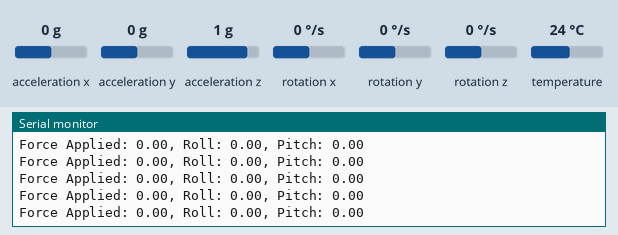
Recording of a sketch running on a simulated Arduino Leonardo, built with avr-gcc and run on an emulated ATmega32U4. Shown: the last lines printed to the serial monitor. Inputs (shaded band) come from the test bench; at power-on: acceleration x 0 g, acceleration y 0 g, acceleration z 1 g, rotation x 0 °/s, rotation y 0 °/s, rotation z 0 °/s, temperature 24 °C.

Above: at 9.7 s.
9.8 s: acceleration x set to -1.4 g
At 9.86 s:
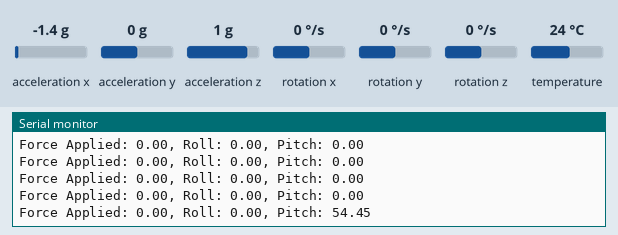
12.8 s: acceleration y set to -1.4 g
At 12.81 s:
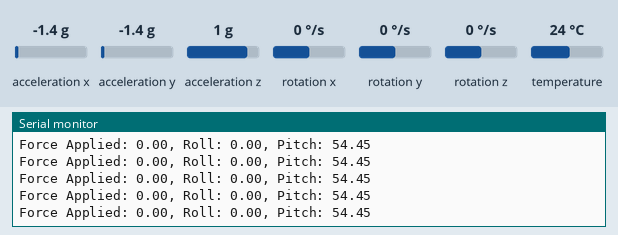
14.3 s: acceleration z set to -1.4 g
At 14.31 s:
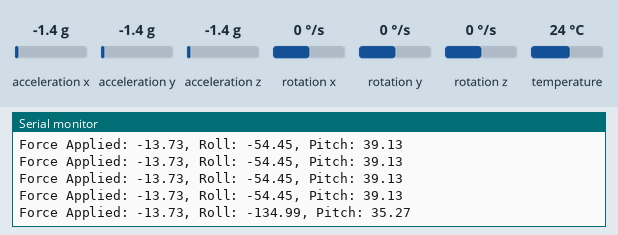
Timing chart, 0 to 17.3 s (numbered marks = the images above; inputs shaded):
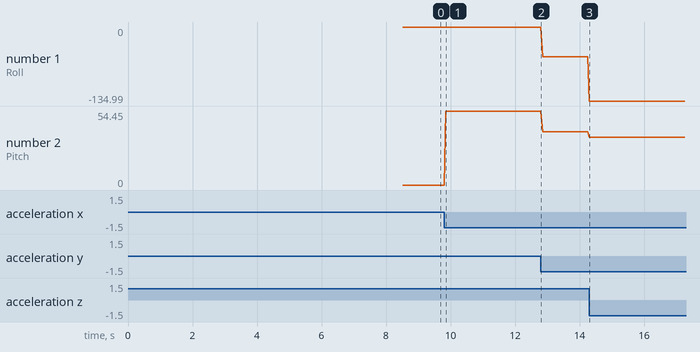

The sketch:

optimized_readings.ino
```cpp
// Basic demo for accelerometer readings from Adafruit MPU6050

#include <Adafruit_MPU6050.h>
#include <Adafruit_Sensor.h>
#include <Wire.h>
#include <Math.h>

#define X 0
#define Y 1
#define Z 2

#define ACCELEROMETER_SENSITIVITY 16384
#define GYROSCOPE_SENSITIVITY 131
#define dt 0.01

Adafruit_MPU6050 mpu;
float calibrationOffsets[3];
float correctedAcceleration[3];
int calibrated;

float pitch = 0;
float roll = 0;
float yaw = 0;
float gyrData[3];

double accRot[3];
double gyrRot[3];
double rotation[3];
double timeStep, time, timePrev;
int i = 0;

void calibrateMPU(Adafruit_MPU6050 mpu);
void complementaryFilter(short accData[3], short gyrData[3], float *pitch, float *roll);
void compFilter(float accData[3], float gyrData[3], double * rotation);

void setup(void) {
  Serial.begin(115200);
  while (!Serial)
    delay(10); // will pause Zero, Leonardo, etc until serial console opens

  Serial.println("Adafruit MPU6050 test!");

  // Try to initialize!
  if (!mpu.begin()) {
    Serial.println("Failed to find MPU6050 chip");
    while (1) {
      delay(10);
    }
  }
  Serial.println("MPU6050 Found!");

  mpu.setAccelerometerRange(MPU6050_RANGE_2_G);
  Serial.print("Accelerometer range set to: ");
  switch (mpu.getAccelerometerRange()) {
  case MPU6050_RANGE_2_G:
    Serial.println("+-2G");
    break;
  case MPU6050_RANGE_4_G:
    Serial.println("+-4G");
    break;
  case MPU6050_RANGE_8_G:
    Serial.println("+-8G");
    break;
  case MPU6050_RANGE_16_G:
    Serial.println("+-16G");
    break;
  }
  mpu.setGyroRange(MPU6050_RANGE_250_DEG);
  Serial.print("Gyro range set to: ");
  switch (mpu.getGyroRange()) {
  case MPU6050_RANGE_250_DEG:
    Serial.println("+- 250 deg/s");
    break;
  case MPU6050_RANGE_500_DEG:
    Serial.println("+- 500 deg/s");
    break;
  case MPU6050_RANGE_1000_DEG:
    Serial.println("+- 1000 deg/s");
    break;
  case MPU6050_RANGE_2000_DEG:
    Serial.println("+- 2000 deg/s");
    break;
  }

  mpu.setFilterBandwidth(MPU6050_BAND_21_HZ);
  Serial.print("Filter bandwidth set to: ");
  switch (mpu.getFilterBandwidth()) {
  case MPU6050_BAND_260_HZ:
    Serial.println("260 Hz");
    break;
  case MPU6050_BAND_184_HZ:
    Serial.println("184 Hz");
    break;
  case MPU6050_BAND_94_HZ:
    Serial.println("94 Hz");
    break;
  case MPU6050_BAND_44_HZ:
    Serial.println("44 Hz");
    break;
  case MPU6050_BAND_21_HZ:
    Serial.println("21 Hz");
    break;
  case MPU6050_BAND_10_HZ:
    Serial.println("10 Hz");
    break;
  case MPU6050_BAND_5_HZ:
    Serial.println("5 Hz");
    break;
  }

  Serial.println("Calibrating IMU");
  calibrateMPU(mpu);
  i = 0;

  Serial.println("");
  delay(2000);

}

void loop() {

  // Get new sensor events with the readings
  sensors_event_t a, g, temp;
  mpu.getEvent(&a, &g, &temp);

  /*
  // Clear previous offsets
  for (int i = 0; i < 3; i++)
    calibrationOffsets[i] = 0;
  */

  // Correct acceleration readings
  correctedAcceleration[X] = a.acceleration.x - calibrationOffsets[X];
  correctedAcceleration[Y] = a.acceleration.y - calibrationOffsets[Y];
  correctedAcceleration[Z] = a.acceleration.z - calibrationOffsets[Z];

  // Read gyroscope values
  gyrData[X] = g.gyro.x;
  gyrData[Y] = g.gyro.y;
  gyrData[Z] = g.gyro.z;

  compFilter(correctedAcceleration, gyrData, rotation);

  // Print out the values
  Serial.print("Force Applied: ");
  Serial.print(correctedAcceleration[Y]);

  roll = atan2(correctedAcceleration[Y], correctedAcceleration[Z]) * 180/PI;
  pitch = atan2(-correctedAcceleration[X], sqrt(correctedAcceleration[Y] * correctedAcceleration[Y] + correctedAcceleration[Z] * correctedAcceleration[Z])) * 180/PI;
  yaw = 180 * atan (correctedAcceleration[Z]/sqrt(correctedAcceleration[X]*correctedAcceleration[X] + correctedAcceleration[Z]*correctedAcceleration[Z]))/PI;

  Serial.print(", Roll: ");
  Serial.print(roll);
  Serial.print(", Pitch: ");
  Serial.print(pitch);
  /*
  Serial.print(", Rx: ");
  Serial.print(rotation[X]);
  Serial.print(", Ry: ");
  Serial.print(rotation[Y]);
  Serial.print(", Rz: ");
  Serial.print(rotation[Z]);
  */

  Serial.println("");
  delay(50);
}

void calibrateMPU(Adafruit_MPU6050 mpu) {
  sensors_event_t a, g, temp;
  mpu.getEvent(&a, &g, &temp);

  // Clear previous offsets
  for (int i = 0; i < 3; i++)
    calibrationOffsets[i] = 0;

  // Take 100 stationary samples of acceleration
  for (int i = 0; i < 100; i++) {
    calibrationOffsets[X] += a.acceleration.x;
    calibrationOffsets[Y] += a.acceleration.y;
    calibrationOffsets[Z] += a.acceleration.z;
    delay(10);
  }

  // Take the average of readings for later use
  for (int i = 0; i < 3; i++)
    calibrationOffsets[i] /= 100;

  // Fix Z-Axis
  calibrationOffsets[Z] = calibrationOffsets[Z] - 9.81;

  delay(500);
  Serial.println("IMU calibrated");
  delay(5000);
}

void complementaryFilter(short accData[3], short gyrData[3], float *pitch, float *roll)
{
    float pitchAcc, rollAcc;

    // Integrate the gyroscope data -> int(angularSpeed) = angle
    *pitch += ((float)gyrData[0] / GYROSCOPE_SENSITIVITY) * dt; // Angle around the X-axis
    *roll -= ((float)gyrData[1] / GYROSCOPE_SENSITIVITY) * dt;    // Angle around the Y-axis

    // Compensate for drift with accelerometer data if !bullshit
    // Sensitivity = -2 to 2 G at 16Bit -> 2G = 32768 && 0.5G = 8192
    int forceMagnitudeApprox = abs(accData[0]) + abs(accData[1]) + abs(accData[2]);
    if (forceMagnitudeApprox > 8192 && forceMagnitudeApprox < 32768)
    {
  // Turning around the X axis results in a vector on the Y-axis
        pitchAcc = atan2f((float)accData[1], (float)accData[2]) * 180 / M_PI;
        *pitch = *pitch * 0.98 + pitchAcc * 0.02;

  // Turning around the Y axis results in a vector on the X-axis
        rollAcc = atan2f((float)accData[0], (float)accData[2]) * 180 / M_PI;
        *roll = *roll * 0.98 + rollAcc * 0.02;
    }
}

void compFilter(float accData[3], float gyrData[3], double * rotation)
{
  // Create array for scaling
  double gyroScaled[3];

  // Set up time for integration
  timePrev = time;
  time = millis();
  timeStep = (time - timePrev) / 1000; // time-step in s

  // apply gyro scale from datasheet
  gyroScaled[X] = gyrData[X] / GYROSCOPE_SENSITIVITY;
  gyroScaled[Y] = gyrData[Y] / GYROSCOPE_SENSITIVITY;
  gyroScaled[Z] = gyrData[Z] / GYROSCOPE_SENSITIVITY;

  // calculate accelerometer angles
  accRot[X] = (180/PI) * atan(accRot[X] / sqrt(pow(accRot[Y], 2) + pow(accRot[Z], 2)));
  accRot[Y] = (180/PI) * atan(accRot[Y] / sqrt(pow(accRot[X], 2) + pow(accRot[Z], 2)));
  accRot[Z] = (180/PI) * atan(sqrt(pow(accRot[Y], 2) + pow(accRot[X], 2)) / accRot[Z]);

  // Set initial values equal to accel values
  if (i == 1) {
    gyrRot[X] = accRot[X];
    gyrRot[Y] = accRot[Y];
    gyrRot[Z] = accRot[Z];
  }
  // Integrate to find the gyro angle
  else{
    gyrRot[X] = gyrRot[X] + (timeStep * gyrRot[X]);
    gyrRot[Y] = gyrRot[Y] + (timeStep * gyrRot[Y]);
    gyrRot[Z] = gyrRot[Z] + (timeStep * gyrRot[Z]);
  }

  // apply filter
  rotation[X] = (0.96 * accRot[X]) + (0.04 * gyrRot[X]);
  rotation[Y] = (0.96 * accRot[Y]) + (0.04 * gyrRot[Y]);
  rotation[Z] = (0.96 * accRot[Z]) + (0.04 * gyrRot[Z]);

  i++;
}
```

Measured:
- after the input at 9.8 s, the serial monitor: prints a new line after 0.06 s (image 1)
- after the input at 14.3 s, the serial monitor: prints a new line at once (image 3)
- plotted number 1: 0 → -54.45 after the input at 12.8 s, -54.45 → -134.99 after the input at 14.3 s
- plotted number 2: 0 → 54.45 after the input at 9.8 s, 54.45 → 39.13 after the input at 12.8 s, 39.13 → 35.27 after the input at 14.3 s
